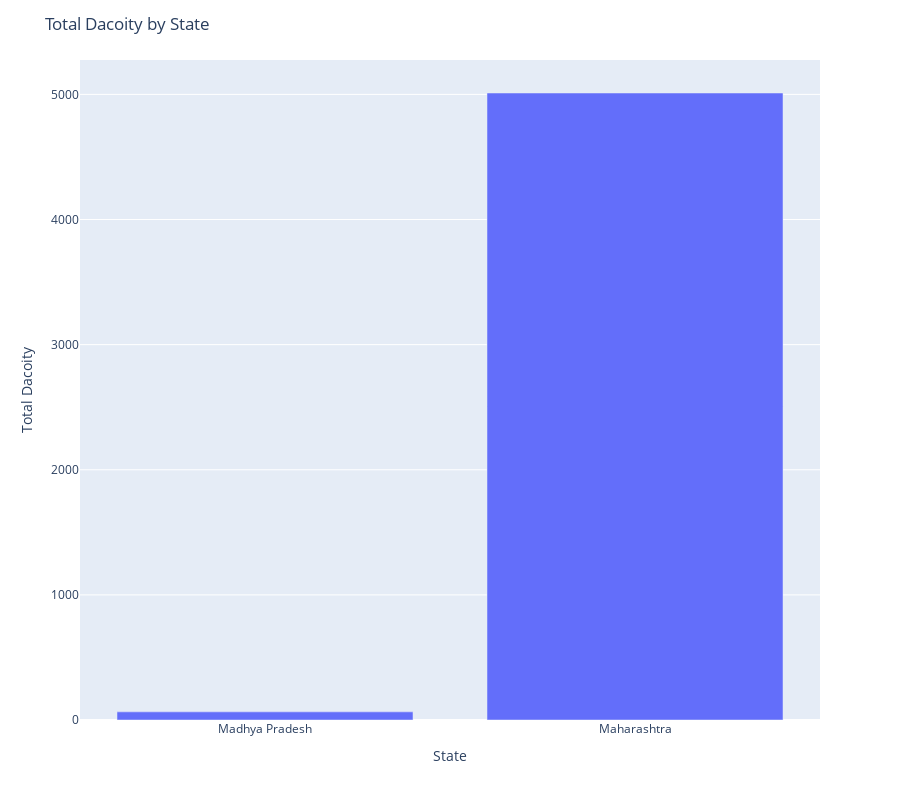

Notebook source saved alongside this figure:
### Code cell
import plotly.express as px

# Group the data by 'STATE' and calculate the sum of 'TOTAL Dacoity' for each state
state_totals = cluster2.groupby('STATE')['TOTAL Dacoity'].sum().reset_index()

fig = px.bar(state_totals, x='STATE', y='TOTAL Dacoity', height=800)
fig.update_layout(title='Total Dacoity by State', xaxis_title='State', yaxis_title='Total Dacoity')
fig.show()

### Figure 1 — Plotly figure (JSON) as saved in the notebook; plotly's stock layout.template omitted (floating-point values rounded to 4 significant figures)
{"data": [{"alignmentgroup": "True", "hovertemplate": "STATE=%{x}<br>TOTAL Dacoity=%{y}<extra></extra>", "legendgroup": "", "marker": {"color": "#636efa", "pattern": {"shape": ""}}, "name": "", "offsetgroup": "", "orientation": "v", "showlegend": false, "textposition": "auto", "type": "bar", "x": ["Madhya Pradesh", "Maharashtra"], "xaxis": "x", "y": [65, 5011], "yaxis": "y"}], "layout": {"barmode": "relative", "height": 800, "legend": {"tracegroupgap": 0}, "margin": {"t": 60}, "title": {"text": "Total Dacoity by State"}, "xaxis": {"anchor": "y", "domain": [0, 1], "title": {"text": "State"}}, "yaxis": {"anchor": "x", "domain": [0, 1], "title": {"text": "Total Dacoity"}}}}
